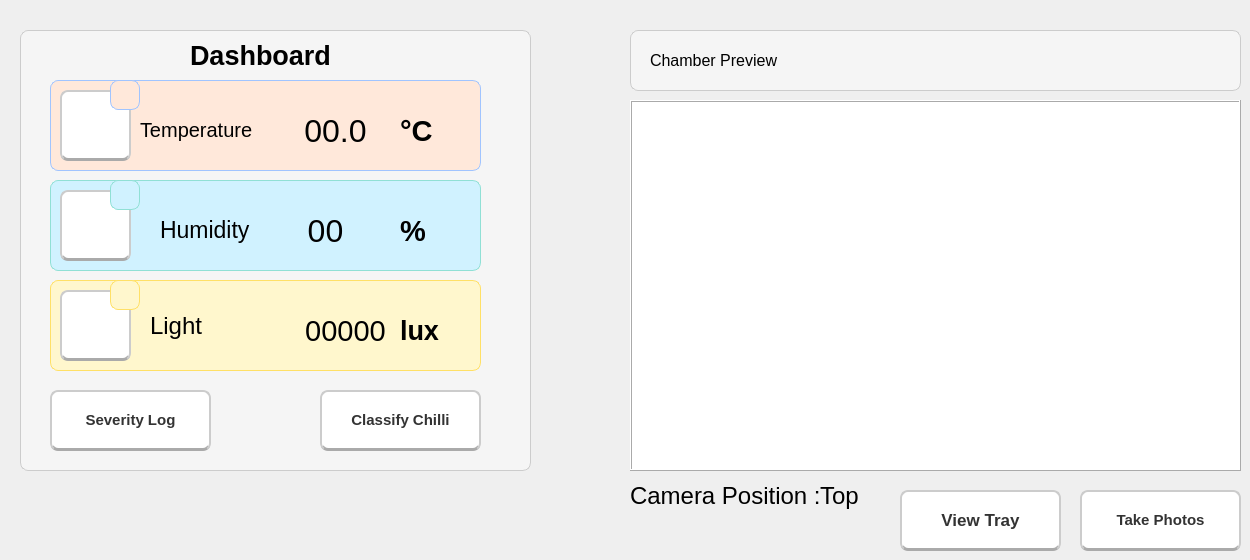
    <widget class="QWidget" name="dashboardPage">
     <widget class="QLabel" name="actPosition">
      <property name="geometry">
       <rect>
        <x>820</x>
        <y>480</y>
        <width>41</width>
        <height>31</height>
       </rect>
      </property>
      <property name="font">
       <font>
        <pointsize>18</pointsize>
       </font>
      </property>
      <property name="text">
       <string>Top</string>
      </property>
     </widget>
     <widget class="QLabel" name="cameraHome">
      <property name="geometry">
       <rect>
        <x>630</x>
        <y>100</y>
        <width>611</width>
        <height>371</height>
       </rect>
      </property>
      <property name="styleSheet">
       <string notr="true">background-color:white;</string>
      </property>
      <property name="frameShape">
       <enum>QFrame::Box</enum>
      </property>
      <property name="frameShadow">
       <enum>QFrame::Raised</enum>
      </property>
      <property name="text">
       <string/>
      </property>
     </widget>
     <widget class="QPushButton" name="takePhoto">
      <property name="geometry">
       <rect>
        <x>1080</x>
        <y>490</y>
        <width>161</width>
        <height>61</height>
       </rect>
      </property>
      <property name="font">
       <font>
        <pointsize>11</pointsize>
        <weight>75</weight>
        <bold>true</bold>
       </font>
      </property>
      <property name="styleSheet">
       <string notr="true">background-color: white;
    color: #333;
    border: 2px solid #ccc;
    border-radius: 8px;
    padding: 8px 16px;
    font-weight: bold;
    /* Bayangan halus */
    border-bottom: 3px solid #aaa;</string>
      </property>
      <property name="text">
       <string>Take Photos</string>
      </property>
      <property name="icon">
       <iconset>
        <normaloff>../../../../Users/VICTUS/Downloads/camera-icon-2048x1821-0b66mmq3.png</normaloff>../../../../Users/VICTUS/Downloads/camera-icon-2048x1821-0b66mmq3.png</iconset>
      </property>
      <property name="iconSize">
       <size>
        <width>30</width>
        <height>30</height>
       </size>
      </property>
     </widget>
     <widget class="QLabel" name="positionTitle">
      <property name="geometry">
       <rect>
        <x>630</x>
        <y>480</y>
        <width>191</width>
        <height>31</height>
       </rect>
      </property>
      <property name="font">
       <font>
        <pointsize>18</pointsize>
       </font>
      </property>
      <property name="text">
       <string>Camera Position :</string>
      </property>
     </widget>
     <widget class="QPushButton" name="viewTray">
      <property name="geometry">
       <rect>
        <x>900</x>
        <y>490</y>
        <width>161</width>
        <height>61</height>
       </rect>
      </property>
      <property name="font">
       <font>
        <pointsize>13</pointsize>
        <weight>75</weight>
        <bold>true</bold>
       </font>
      </property>
      <property name="styleSheet">
       <string notr="true">background-color: white;
    color: #333;
    border: 2px solid #ccc;
    border-radius: 8px;
    padding: 8px 16px;
    font-weight: bold;
    /* Bayangan halus */
    border-bottom: 3px solid #aaa;</string>
      </property>
      <property name="text">
       <string>View Tray</string>
      </property>
      <property name="icon">
       <iconset>
        <normaloff>../../../../Users/VICTUS/Downloads/download (13).png</normaloff>../../../../Users/VICTUS/Downloads/download (13).png</iconset>
      </property>
      <property name="iconSize">
       <size>
        <width>40</width>
        <height>40</height>
       </size>
      </property>
     </widget>
     <widget class="QFrame" name="dashboardFrame">
      <property name="geometry">
       <rect>
        <x>20</x>
        <y>30</y>
        <width>511</width>
        <height>441</height>
       </rect>
      </property>
      <property name="autoFillBackground">
       <bool>false</bool>
      </property>
      <property name="styleSheet">
       <string notr="true">background-color: #f5f5f5;
border: 1px solid #cccccc;
border-radius: 8px;
</string>
      </property>
      <property name="frameShape">
       <enum>QFrame::Box</enum>
      </property>
      <property name="frameShadow">
       <enum>QFrame::Raised</enum>
      </property>
      <property name="lineWidth">
       <number>0</number>
      </property>
      <property name="midLineWidth">
       <number>0</number>
      </property>
      <widget class="QFrame" name="frameHum">
       <property name="geometry">
        <rect>
         <x>30</x>
         <y>150</y>
         <width>431</width>
         <height>91</height>
        </rect>
       </property>
       <property name="styleSheet">
        <string notr="true">background-color: #d0f2ff;
border: 1px solid #90e0d5;
border-radius: 8px;
</string>
       </property>
       <property name="frameShape">
        <enum>QFrame::StyledPanel</enum>
       </property>
       <property name="frameShadow">
        <enum>QFrame::Raised</enum>
       </property>
       <widget class="QLabel" name="actualHumUnit">
        <property name="geometry">
         <rect>
          <x>350</x>
          <y>30</y>
          <width>51</width>
          <height>41</height>
         </rect>
        </property>
        <property name="font">
         <font>
          <pointsize>22</pointsize>
          <weight>75</weight>
          <bold>true</bold>
         </font>
        </property>
        <property name="styleSheet">
         <string notr="true">border: none;
</string>
        </property>
        <property name="text">
         <string>%</string>
        </property>
       </widget>
       <widget class="QLabel" name="actualHumVal">
        <property name="geometry">
         <rect>
          <x>250</x>
          <y>30</y>
          <width>51</width>
          <height>41</height>
         </rect>
        </property>
        <property name="font">
         <font>
          <pointsize>24</pointsize>
          <weight>50</weight>
          <bold>false</bold>
         </font>
        </property>
        <property name="styleSheet">
         <string notr="true">border: none;
</string>
        </property>
        <property name="text">
         <string>00</string>
        </property>
        <property name="alignment">
         <set>Qt::AlignCenter</set>
        </property>
       </widget>
       <widget class="QLabel" name="humTitle">
        <property name="geometry">
         <rect>
          <x>110</x>
          <y>34</y>
          <width>131</width>
          <height>31</height>
         </rect>
        </property>
        <property name="font">
         <font>
          <pointsize>17</pointsize>
         </font>
        </property>
        <property name="styleSheet">
         <string notr="true">border: none;
</string>
        </property>
        <property name="text">
         <string>Humidity</string>
        </property>
       </widget>
       <widget class="QLabel" name="label_3">
        <property name="geometry">
         <rect>
          <x>60</x>
          <y>0</y>
          <width>30</width>
          <height>30</height>
         </rect>
        </property>
        <property name="text">
         <string/>
        </property>
        <property name="pixmap">
         <pixmap>../../../../Users/VICTUS/Downloads/4226577.png</pixmap>
        </property>
        <property name="scaledContents">
         <bool>true</bool>
        </property>
       </widget>
       <widget class="QPushButton" name="toHumPage">
        <property name="geometry">
         <rect>
          <x>10</x>
          <y>10</y>
          <width>71</width>
          <height>71</height>
         </rect>
        </property>
        <property name="font">
         <font>
          <pointsize>20</pointsize>
          <weight>75</weight>
          <bold>true</bold>
         </font>
        </property>
        <property name="autoFillBackground">
         <bool>false</bool>
        </property>
        <property name="styleSheet">
         <string notr="true">background-color: white;
    color: #333;
    border: 2px solid #ccc;
    border-radius: 8px;
    padding: 8px 16px;
    font-weight: bold;
    /* Bayangan halus */
    border-bottom: 3px solid #aaa;</string>
        </property>
        <property name="text">
         <string/>
        </property>
        <property name="icon">
         <iconset>
          <normaloff>download-removebg-preview (1) (1).png</normaloff>download-removebg-preview (1) (1).png</iconset>
        </property>
        <property name="iconSize">
         <size>
          <width>65</width>
          <height>65</height>
         </size>
        </property>
       </widget>
       <zorder>actualHumUnit</zorder>
       <zorder>actualHumVal</zorder>
       <zorder>humTitle</zorder>
       <zorder>toHumPage</zorder>
       <zorder>label_3</zorder>
      </widget>
      <widget class="QFrame" name="frameLight">
       <property name="geometry">
        <rect>
         <x>30</x>
         <y>250</y>
         <width>431</width>
         <height>91</height>
        </rect>
       </property>
       <property name="styleSheet">
        <string notr="true">background-color: #fff7cd;
border: 1px solid #ffe066;
border-radius: 8px;
</string>
       </property>
       <property name="frameShape">
        <enum>QFrame::StyledPanel</enum>
       </property>
       <property name="frameShadow">
        <enum>QFrame::Raised</enum>
       </property>
       <widget class="QLabel" name="actualLightUnit">
        <property name="geometry">
         <rect>
          <x>350</x>
          <y>30</y>
          <width>61</width>
          <height>41</height>
         </rect>
        </property>
        <property name="font">
         <font>
          <pointsize>20</pointsize>
          <weight>75</weight>
          <bold>true</bold>
         </font>
        </property>
        <property name="styleSheet">
         <string notr="true">border: none;
</string>
        </property>
        <property name="text">
         <string>lux</string>
        </property>
       </widget>
       <widget class="QLabel" name="lightTitle">
        <property name="geometry">
         <rect>
          <x>100</x>
          <y>30</y>
          <width>61</width>
          <height>31</height>
         </rect>
        </property>
        <property name="font">
         <font>
          <pointsize>18</pointsize>
         </font>
        </property>
        <property name="styleSheet">
         <string notr="true">border: none;
</string>
        </property>
        <property name="text">
         <string>Light</string>
        </property>
       </widget>
       <widget class="QLabel" name="label_4">
        <property name="geometry">
         <rect>
          <x>60</x>
          <y>0</y>
          <width>30</width>
          <height>30</height>
         </rect>
        </property>
        <property name="text">
         <string/>
        </property>
        <property name="pixmap">
         <pixmap>../../../../Users/VICTUS/Downloads/4226577.png</pixmap>
        </property>
        <property name="scaledContents">
         <bool>true</bool>
        </property>
       </widget>
       <widget class="QPushButton" name="toLightPage">
        <property name="geometry">
         <rect>
          <x>10</x>
          <y>10</y>
          <width>71</width>
          <height>71</height>
         </rect>
        </property>
        <property name="font">
         <font>
          <pointsize>20</pointsize>
          <weight>75</weight>
          <bold>true</bold>
         </font>
        </property>
        <property name="autoFillBackground">
         <bool>false</bool>
        </property>
        <property name="styleSheet">
         <string notr="true">background-color: white;
    color: #333;
    border: 2px solid #ccc;
    border-radius: 8px;
    padding: 8px 16px;
    font-weight: bold;
    /* Bayangan halus */
    border-bottom: 3px solid #aaa;</string>
        </property>
        <property name="text">
         <string/>
        </property>
        <property name="icon">
         <iconset>
          <normaloff>istockphoto-1191750833-170667a-removebg-preview (1).png</normaloff>istockphoto-1191750833-170667a-removebg-preview (1).png</iconset>
        </property>
        <property name="iconSize">
         <size>
          <width>65</width>
          <height>65</height>
         </size>
        </property>
       </widget>
       <widget class="QLabel" name="actualLightVal">
        <property name="geometry">
         <rect>
          <x>250</x>
          <y>30</y>
          <width>91</width>
          <height>41</height>
         </rect>
        </property>
        <property name="font">
         <font>
          <pointsize>22</pointsize>
          <weight>50</weight>
          <bold>false</bold>
         </font>
        </property>
        <property name="styleSheet">
         <string notr="true">border: none;
</string>
        </property>
        <property name="text">
         <string>00000</string>
        </property>
        <property name="alignment">
         <set>Qt::AlignCenter</set>
        </property>
       </widget>
       <zorder>actualLightUnit</zorder>
       <zorder>lightTitle</zorder>
       <zorder>toLightPage</zorder>
       <zorder>actualLightVal</zorder>
       <zorder>label_4</zorder>
      </widget>
      <widget class="QFrame" name="frameTemp">
       <property name="geometry">
        <rect>
         <x>30</x>
         <y>50</y>
         <width>431</width>
         <height>91</height>
        </rect>
       </property>
       <property name="styleSheet">
        <string notr="true">background-color: #ffe8da;
border: 1px solid #a0c4ff;
border-radius: 8px;

</string>
       </property>
       <property name="frameShape">
        <enum>QFrame::StyledPanel</enum>
       </property>
       <property name="frameShadow">
        <enum>QFrame::Raised</enum>
       </property>
       <widget class="QLabel" name="actualTempUnit">
        <property name="geometry">
         <rect>
          <x>350</x>
          <y>30</y>
          <width>71</width>
          <height>41</height>
         </rect>
        </property>
        <property name="font">
         <font>
          <pointsize>22</pointsize>
          <weight>75</weight>
          <bold>true</bold>
         </font>
        </property>
        <property name="styleSheet">
         <string notr="true">border: none;
</string>
        </property>
        <property name="text">
         <string>°C</string>
        </property>
       </widget>
       <widget class="QPushButton" name="toTempPage">
        <property name="geometry">
         <rect>
          <x>10</x>
          <y>10</y>
          <width>71</width>
          <height>71</height>
         </rect>
        </property>
        <property name="font">
         <font>
          <pointsize>20</pointsize>
          <weight>75</weight>
          <bold>true</bold>
         </font>
        </property>
        <property name="autoFillBackground">
         <bool>false</bool>
        </property>
        <property name="styleSheet">
         <string notr="true">background-color: white;
    color: #333;
    border: 2px solid #ccc;
    border-radius: 8px;
    padding: 8px 16px;
    font-weight: bold;
    /* Bayangan halus */
    border-bottom: 3px solid #aaa;</string>
        </property>
        <property name="text">
         <string/>
        </property>
        <property name="icon">
         <iconset>
          <normaloff>celsius-temperature-rounded-icon-vector-6461308-removebg-preview (1) (1).png</normaloff>celsius-temperature-rounded-icon-vector-6461308-removebg-preview (1) (1).png</iconset>
        </property>
        <property name="iconSize">
         <size>
          <width>60</width>
          <height>59</height>
         </size>
        </property>
       </widget>
       <widget class="QLabel" name="label_2">
        <property name="geometry">
         <rect>
          <x>60</x>
          <y>0</y>
          <width>30</width>
          <height>30</height>
         </rect>
        </property>
        <property name="text">
         <string/>
        </property>
        <property name="pixmap">
         <pixmap>../../../../Users/VICTUS/Downloads/4226577.png</pixmap>
        </property>
        <property name="scaledContents">
         <bool>true</bool>
        </property>
       </widget>
       <widget class="QLabel" name="tempTitle">
        <property name="geometry">
         <rect>
          <x>90</x>
          <y>34</y>
          <width>151</width>
          <height>31</height>
         </rect>
        </property>
        <property name="font">
         <font>
          <pointsize>15</pointsize>
         </font>
        </property>
        <property name="styleSheet">
         <string notr="true">border: none;
</string>
        </property>
        <property name="text">
         <string>Temperature</string>
        </property>
       </widget>
       <widget class="QLabel" name="actualTempVal">
        <property name="geometry">
         <rect>
          <x>240</x>
          <y>30</y>
          <width>91</width>
          <height>41</height>
         </rect>
        </property>
        <property name="font">
         <font>
          <pointsize>24</pointsize>
          <weight>50</weight>
          <bold>false</bold>
         </font>
        </property>
        <property name="styleSheet">
         <string notr="true">border: none;
</string>
        </property>
        <property name="text">
         <string>00.0</string>
        </property>
        <property name="alignment">
         <set>Qt::AlignCenter</set>
        </property>
       </widget>
      </widget>
      <widget class="QLabel" name="dashboardTitle">
       <property name="geometry">
        <rect>
         <x>170</x>
         <y>10</y>
         <width>151</width>
         <height>31</height>
        </rect>
       </property>
       <property name="font">
        <font>
         <pointsize>20</pointsize>
         <weight>75</weight>
         <bold>true</bold>
        </font>
       </property>
       <property name="styleSheet">
        <string notr="true">border: none;
</string>
       </property>
       <property name="text">
        <string>Dashboard</string>
       </property>
      </widget>
      <widget class="QPushButton" name="severityLog">
       <property name="geometry">
        <rect>
         <x>30</x>
         <y>360</y>
         <width>161</width>
         <height>61</height>
        </rect>
       </property>
       <property name="font">
        <font>
         <pointsize>11</pointsize>
         <weight>75</weight>
         <bold>true</bold>
         <strikeout>false</strikeout>
        </font>
       </property>
       <property name="cursor">
        <cursorShape>OpenHandCursor</cursorShape>
       </property>
       <property name="layoutDirection">
        <enum>Qt::LeftToRight</enum>
       </property>
       <property name="autoFillBackground">
        <bool>false</bool>
       </property>
       <property name="styleSheet">
        <string notr="true">background-color: white;
    color: #333;
    border: 2px solid #ccc;
    border-radius: 8px;
    padding: 8px 16px;
    font-weight: bold;
    /* Bayangan halus */
    border-bottom: 3px solid #aaa;</string>
       </property>
       <property name="text">
        <string>Severity Log</string>
       </property>
       <property name="icon">
        <iconset>
         <normaloff>../../../../Users/VICTUS/Downloads/6244686.png</normaloff>../../../../Users/VICTUS/Downloads/6244686.png</iconset>
       </property>
       <property name="iconSize">
        <size>
         <width>30</width>
         <height>30</height>
        </size>
       </property>
      </widget>
      <widget class="QPushButton" name="classifyChilli">
       <property name="geometry">
        <rect>
         <x>300</x>
         <y>360</y>
         <width>161</width>
         <height>61</height>
        </rect>
       </property>
       <property name="font">
        <font>
         <pointsize>11</pointsize>
         <weight>75</weight>
         <bold>true</bold>
         <strikeout>false</strikeout>
        </font>
       </property>
       <property name="cursor">
        <cursorShape>OpenHandCursor</cursorShape>
       </property>
       <property name="layoutDirection">
        <enum>Qt::LeftToRight</enum>
       </property>
       <property name="autoFillBackground">
        <bool>false</bool>
       </property>
       <property name="styleSheet">
        <string notr="true">background-color: white;
    color: #333;
    border: 2px solid #ccc;
    border-radius: 8px;
    padding: 8px 16px;
    font-weight: bold;
    /* Bayangan halus */
    border-bottom: 3px solid #aaa;</string>
       </property>
       <property name="text">
        <string>Classify Chilli</string>
       </property>
       <property name="icon">
        <iconset>
         <normaloff>../../../../Users/VICTUS/Downloads/6244686.png</normaloff>../../../../Users/VICTUS/Downloads/6244686.png</iconset>
       </property>
       <property name="iconSize">
        <size>
         <width>30</width>
         <height>30</height>
        </size>
       </property>
      </widget>
     </widget>
     <widget class="QFrame" name="camFrame">
      <property name="geometry">
       <rect>
        <x>630</x>
        <y>30</y>
        <width>611</width>
        <height>61</height>
       </rect>
      </property>
      <property name="styleSheet">
       <string notr="true">background-color: #f5f5f5;
border: 1px solid #cccccc;
border-radius: 8px;

</string>
      </property>
      <property name="frameShape">
       <enum>QFrame::StyledPanel</enum>
      </property>
      <property name="frameShadow">
       <enum>QFrame::Raised</enum>
      </property>
     </widget>
     <widget class="QLabel" name="dashboardTitle_3">
      <property name="geometry">
       <rect>
        <x>650</x>
        <y>40</y>
        <width>161</width>
        <height>41</height>
       </rect>
      </property>
      <property name="font">
       <font>
        <pointsize>12</pointsize>
        <weight>50</weight>
        <bold>false</bold>
       </font>
      </property>
      <property name="text">
       <string>Chamber Preview</string>
      </property>
     </widget>
     <zorder>dashboardFrame</zorder>
     <zorder>actPosition</zorder>
     <zorder>cameraHome</zorder>
     <zorder>takePhoto</zorder>
     <zorder>positionTitle</zorder>
     <zorder>viewTray</zorder>
     <zorder>camFrame</zorder>
     <zorder>dashboardTitle_3</zorder>
    </widget>
